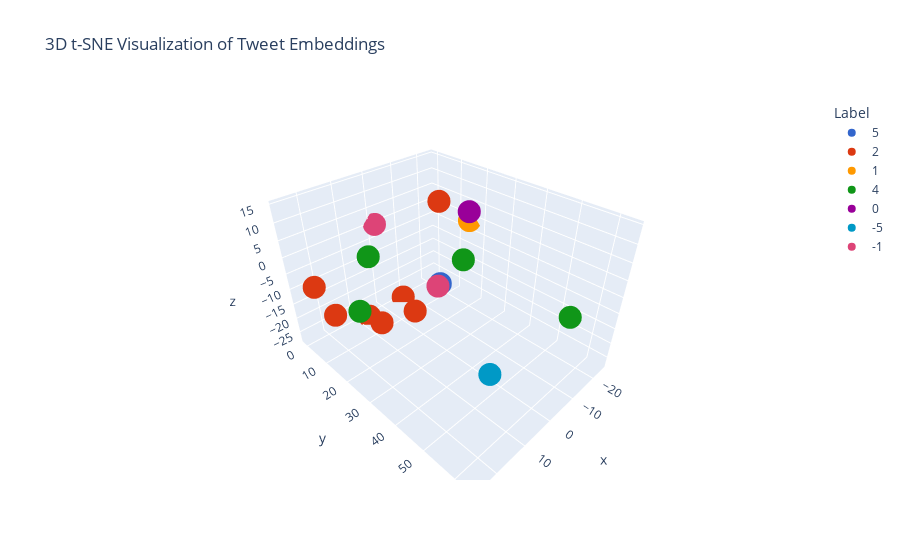

Notebook source saved alongside this figure:
### Code cell
# Use t-SNE to reduce dimensions to 3D for visualization
tsne = TSNE(n_components=3, random_state=42)
train_embeddings_3d = tsne.fit_transform(train_embeddings)

# Create a DataFrame for visualization
df_viz = pd.DataFrame({
    'x': train_embeddings_3d[:, 0],
    'y': train_embeddings_3d[:, 1],
    'z': train_embeddings_3d[:, 2],
    'label': train_labels
})

# 3D Plot with Plotly for interactive visualization
fig = px.scatter_3d(
    df_viz,
    x='x', y='y', z='z',
    color=df_viz['label'].astype(str),
    labels={'color': 'Label'},
    title='3D t-SNE Visualization of Tweet Embeddings',
    hover_data=['label'],
    color_discrete_sequence=px.colors.qualitative.G10
)
fig.show()

### Figure 1 — Plotly figure (JSON) as saved in the notebook; plotly's stock layout.template omitted (floating-point values rounded to 4 significant figures; data arrays with more than 128 entries replaced by an {"elided": "..."} marker saying what was removed)
{"data": [{"customdata": {"elided": "455x1 int values"}, "hovertemplate": "Label=5<br>x=%{x}<br>y=%{y}<br>z=%{z}<br>label=%{customdata[0]}<extra></extra>", "legendgroup": "5", "marker": {"color": "#3366CC", "symbol": "circle"}, "mode": "markers", "name": "5", "scene": "scene", "showlegend": true, "type": "scatter3d", "x": {"elided": "455 float values"}, "y": {"elided": "455 float values"}, "z": {"elided": "455 float values"}}, {"customdata": {"elided": "1079x1 int values"}, "hovertemplate": "Label=2<br>x=%{x}<br>y=%{y}<br>z=%{z}<br>label=%{customdata[0]}<extra></extra>", "legendgroup": "2", "marker": {"color": "#DC3912", "symbol": "circle"}, "mode": "markers", "name": "2", "scene": "scene", "showlegend": true, "type": "scatter3d", "x": {"elided": "1079 float values"}, "y": {"elided": "1079 float values"}, "z": {"elided": "1079 float values"}}, {"customdata": {"elided": "338x1 int values"}, "hovertemplate": "Label=1<br>x=%{x}<br>y=%{y}<br>z=%{z}<br>label=%{customdata[0]}<extra></extra>", "legendgroup": "1", "marker": {"color": "#FF9900", "symbol": "circle"}, "mode": "markers", "name": "1", "scene": "scene", "showlegend": true, "type": "scatter3d", "x": {"elided": "338 float values"}, "y": {"elided": "338 float values"}, "z": {"elided": "338 float values"}}, {"customdata": {"elided": "631x1 int values"}, "hovertemplate": "Label=4<br>x=%{x}<br>y=%{y}<br>z=%{z}<br>label=%{customdata[0]}<extra></extra>", "legendgroup": "4", "marker": {"color": "#109618", "symbol": "circle"}, "mode": "markers", "name": "4", "scene": "scene", "showlegend": true, "type": "scatter3d", "x": {"elided": "631 float values"}, "y": {"elided": "631 float values"}, "z": {"elided": "631 float values"}}, {"customdata": {"elided": "520x1 int values"}, "hovertemplate": "Label=0<br>x=%{x}<br>y=%{y}<br>z=%{z}<br>label=%{customdata[0]}<extra></extra>", "legendgroup": "0", "marker": {"color": "#990099", "symbol": "circle"}, "mode": "markers", "name": "0", "scene": "scene", "showlegend": true, "type": "scatter3d", "x": {"elided": "520 float values"}, "y": {"elided": "520 float values"}, "z": {"elided": "520 float values"}}, {"customdata": {"elided": "324x1 int values"}, "hovertemplate": "Label=-5<br>x=%{x}<br>y=%{y}<br>z=%{z}<br>label=%{customdata[0]}<extra></extra>", "legendgroup": "-5", "marker": {"color": "#0099C6", "symbol": "circle"}, "mode": "markers", "name": "-5", "scene": "scene", "showlegend": true, "type": "scatter3d", "x": {"elided": "324 float values"}, "y": {"elided": "324 float values"}, "z": {"elided": "324 float values"}}, {"customdata": {"elided": "134x1 int values"}, "hovertemplate": "Label=-1<br>x=%{x}<br>y=%{y}<br>z=%{z}<br>label=%{customdata[0]}<extra></extra>", "legendgroup": "-1", "marker": {"color": "#DD4477", "symbol": "circle"}, "mode": "markers", "name": "-1", "scene": "scene", "showlegend": true, "type": "scatter3d", "x": {"elided": "134 float values"}, "y": {"elided": "134 float values"}, "z": {"elided": "134 float values"}}], "layout": {"legend": {"title": {"text": "Label"}, "tracegroupgap": 0}, "scene": {"domain": {"x": [0, 1], "y": [0, 1]}, "xaxis": {"title": {"text": "x"}}, "yaxis": {"title": {"text": "y"}}, "zaxis": {"title": {"text": "z"}}}, "title": {"text": "3D t-SNE Visualization of Tweet Embeddings"}}}
